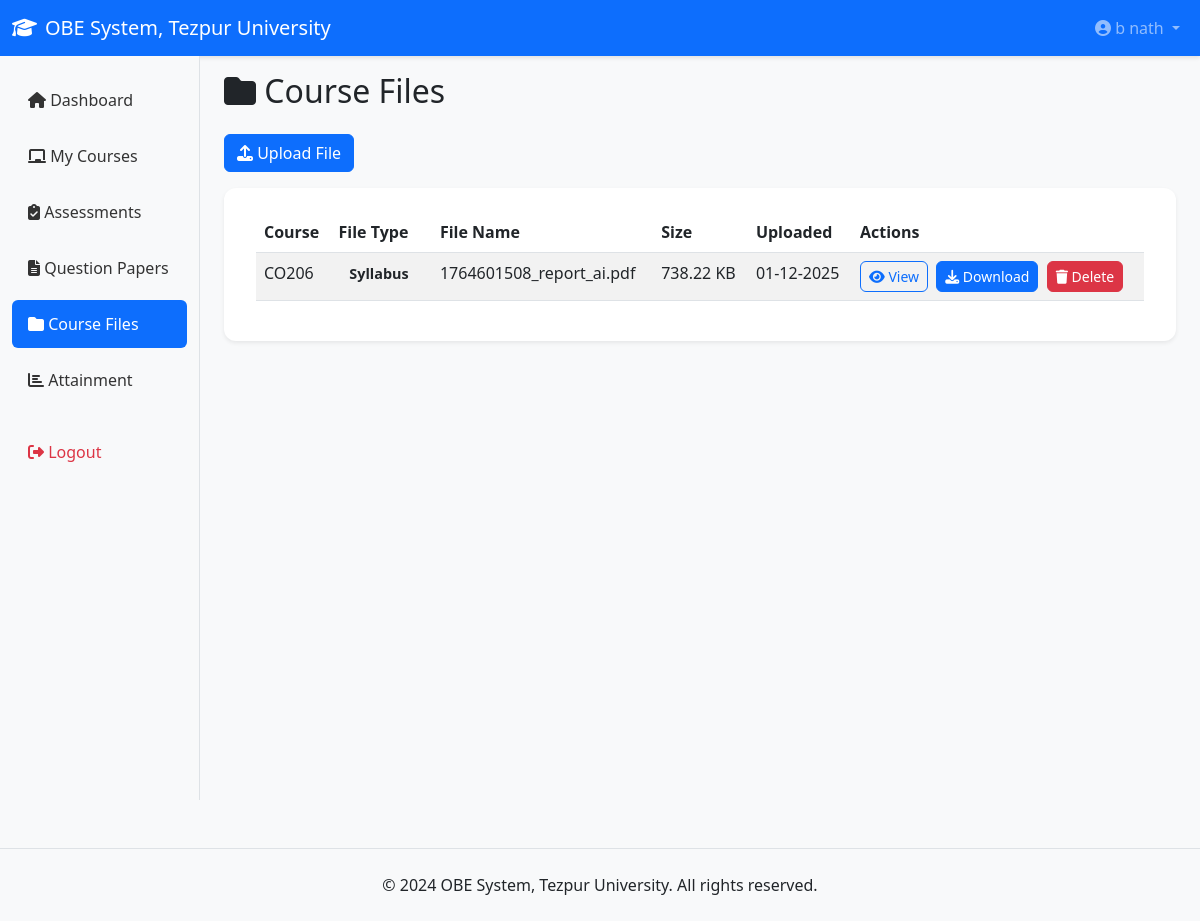
The page /faculty/course-files.php (signed in) on the database its author committed.
### tables this page shows
CREATE TABLE `course_files` (
  `id` int(11) NOT NULL,
  `course_id` int(11) NOT NULL,
  `file_type` varchar(50) DEFAULT NULL,
  `file_name` varchar(255) NOT NULL,
  `file_path` varchar(500) NOT NULL,
  `file_size` int(11) DEFAULT NULL,
  `uploaded_by` int(11) NOT NULL,
  `description` text DEFAULT NULL,
  `upload_date` timestamp NOT NULL DEFAULT current_timestamp()
);

CREATE TABLE `courses` (
  `id` int(11) NOT NULL,
  `program_id` int(11) NOT NULL,
  `code` varchar(20) NOT NULL,
  `name` varchar(200) NOT NULL,
  `credits` int(11) DEFAULT 4,
  `semester` int(11) NOT NULL,
  `faculty_id` int(11) DEFAULT NULL,
  `academic_year` varchar(20) DEFAULT NULL,
  `created_at` timestamp NOT NULL DEFAULT current_timestamp()
);

### includes/db.php (called while the page is built, shortened)
<?php
class Database {
    private $conn;
    public function __construct() {
        $this->conn = new mysqli(DB_HOST, DB_USER, DB_PASS, DB_NAME);
        $this->conn->set_charset("utf8mb4");
    }
    public function prepare($sql) {
        return $this->conn->prepare($sql);
    }
}
function getDB() {
    static $db = null;
    if (!$db) {
        $db = new Database();
    }
    return $db;
}
?>

### includes/functions.php (called while the page is built, shortened)
<?php
function formatDate($date, $format = 'd-m-Y') {
    return date($format, strtotime($date));
}
?>

### faculty/course-files.php (the view, shortened to what this page needs)
<?php
require_once '../includes/db.php';
require_once '../includes/functions.php';
$db = getDB();
$user_id = $_SESSION['user_id'];
$stmt = $db->prepare("SELECT cf.*, c.code FROM course_files cf
                     JOIN courses c ON cf.course_id = c.id
                     WHERE cf.uploaded_by = ? ORDER BY cf.upload_date DESC");
$stmt->bind_param("i", $user_id);
$stmt->execute();
$result = $stmt->get_result();
include '../includes/header.php';
?>
<h2 class="mb-4"><i class="fas fa-folder"></i> Course Files</h2>
<button class="btn btn-primary mb-3" data-bs-toggle="modal" data-bs-target="#uploadModal">
    <i class="fas fa-upload"></i> Upload File
</button>
<div class="card">
    <div class="card-body">
        <div class="table-responsive">
            <table class="table table-striped">
                <thead>
                    <tr>
                        <th>Course</th>
                        <th>File Type</th>
                        <th>File Name</th>
                        <th>Size</th>
                        <th>Uploaded</th>
                        <th>Actions</th>
                    </tr>
                </thead>
                <tbody>
                    <?php while ($row = $result->fetch_assoc()): ?>
                    <tr>
                        <td><?php echo $row['code']; ?></td>
                        <td><span class="badge bg-info"><?php echo $row['file_type']; ?></span></td>
                        <td><?php echo $row['file_name']; ?></td>
                        <td><?php echo round($row['file_size'] / 1024, 2); ?> KB</td>
                        <td><?php echo formatDate($row['upload_date']); ?></td>
                        <td>
                            <a href="../download.php?id=<?php echo $row['id']; ?>&action=view" class="btn btn-sm btn-outline-primary me-1" target="_blank">
                                <i class="fas fa-eye"></i> View
                            </a>
                            <a href="../download.php?id=<?php echo $row['id']; ?>&action=download" class="btn btn-sm btn-primary me-1">
                                <i class="fas fa-download"></i> Download
                            </a>
                            <form method="POST" class="d-inline" onsubmit="return confirm('Are you sure you want to delete this file?')">
                                <button type="submit" class="btn btn-sm btn-danger">
                                    <i class="fas fa-trash"></i> Delete
                                </button>
                            </form>
                        </td>
                    </tr>
                    <?php endwhile; ?>
                </tbody>
            </table>
        </div>
    </div>
</div>
<?php include '../includes/footer.php'; ?>

### assets/css/style.css (style rules this page uses)
* { margin: 0; padding: 0; box-sizing: border-box; }
body { font-family: 'Segoe UI', Tahoma, Geneva, Verdana, sans-serif; background-color: #f8f9fa; color: #212529; }
.card { border: none; box-shadow: 0 0.125rem 0.25rem rgba(0,0,0,0.075); margin-bottom: 1.5rem; border-radius: 0.75rem; background: #ffffff; transition: box-shadow 0.3s ease; }
.card-body { padding: 1.5rem 2rem; color: #212529; font-size: 1rem; }
.badge, .badge.bg-success, .badge.bg-warning, .badge.bg-info, .badge.bg-primary, .badge.bg-danger, .badge.bg-secondary { font-size: 0.9rem; padding: 0.35em 0.75em; border-radius: 1rem; font-weight: 600; background-color: transparent !important; background: none !important; color: inherit !important; border: none !important; box-shadow: none !important; }
.btn { border-radius: 0.375rem; font-weight: 500; transition: all 0.2s ease; cursor: pointer; }

### rows shown on the page
course_files: course.code "CO206", file_type "Syllabus", file_name "1764601508_report_ai.pdf", $row['file_size']/1024 "738.22", upload_date "01-12-2025"

### other values the page prints
SITE_NAME "OBE System, Tezpur University"
$user['full_name'] "b nath"
